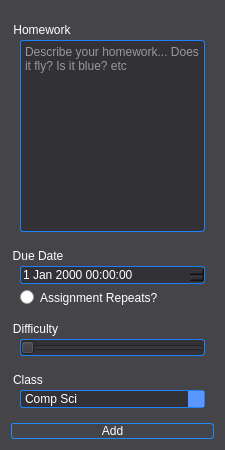
         <widget class="QGroupBox" name="todoDiv">
          <property name="maximumSize">
           <size>
            <width>225</width>
            <height>16777215</height>
           </size>
          </property>
          <property name="styleSheet">
           <string notr="true">QGroupBox{
	border-radius:10px;
	padding-top:10px;
	background:rgb(69, 69, 73);
	color:rgb(255, 255, 255);
}
QTextEdit{
	border-radius: 3px;
	border: 1px solid rgb(27, 129, 255);
	background: rgb(50, 50, 54);
	color: rgb(255, 255, 255);
}
QPushButton{
	color: rgb(255, 255, 255);
	border-radius:3px;
	border: 1px solid rgb(28, 139, 255);
}
QComboBox{
	border-radius: 3px;
	border: 1px solid rgb(27, 129, 255);
	background: rgb(50, 50, 54);
	color: rgb(255, 255, 255);
}
QComboBox:drop-down{
	border: 0px;
	background:rgb(90, 151, 255);
}
QDateTimeEdit{
	border-radius: 3px;
	border: 1px solid rgb(27, 129, 255);
	background: rgb(50, 50, 54);
	color: rgb(255, 255, 255);
}
QDateTimeEdit:drop-down{
	border: 0px;
	background:rgb(90, 151, 255);
}
QSlider{
	border-radius: 3px;
	border: 1px solid rgb(27, 129, 255);
	background: rgb(50, 50, 54);
	color: rgb(255, 255, 255);
}


QPushButton:hover{
	border:1px solid rgb(255, 247, 118);
}
QDateTimeEdit:hover{
	border:1px solid rgb(255, 247, 118);
}
QComboBox:hover{
	border:1px solid rgb(255, 247, 118);
}
QTextEdit:hover{
	border:1px solid rgb(255, 247, 118);
}
QSlider:hover{
	border:1px solid rgb(255, 247, 118);
}
QRadioButton{
	color:rgb(255, 255, 255);
	border-radius:3px;
}
QRadioButton:hover{
	border:1px solid rgb(255, 247, 118);
}</string>
          </property>
          <property name="title">
           <string/>
          </property>
          <layout class="QVBoxLayout" name="verticalLayout_14">
           <item>
            <widget class="QGroupBox" name="newHomeworkGroup">
             <property name="title">
              <string>Homework</string>
             </property>
             <layout class="QVBoxLayout" name="verticalLayout_13">
              <item>
               <widget class="QTextEdit" name="newHWText">
                <property name="cursor" stdset="0">
                 <cursorShape>IBeamCursor</cursorShape>
                </property>
                <property name="styleSheet">
                 <string notr="true"/>
                </property>
                <property name="html">
                 <string>&lt;!DOCTYPE HTML PUBLIC &quot;-//W3C//DTD HTML 4.0//EN&quot; &quot;http://www.w3.org/TR/REC-html40/strict.dtd&quot;&gt;
&lt;html&gt;&lt;head&gt;&lt;meta name=&quot;qrichtext&quot; content=&quot;1&quot; /&gt;&lt;style type=&quot;text/css&quot;&gt;
p, li { white-space: pre-wrap; }
&lt;/style&gt;&lt;/head&gt;&lt;body style=&quot; font-family:'.AppleSystemUIFont'; font-size:13pt; font-weight:400; font-style:normal;&quot;&gt;
&lt;p style=&quot;-qt-paragraph-type:empty; margin-top:0px; margin-bottom:0px; margin-left:0px; margin-right:0px; -qt-block-indent:0; text-indent:0px;&quot;&gt;&lt;br /&gt;&lt;/p&gt;&lt;/body&gt;&lt;/html&gt;</string>
                </property>
                <property name="placeholderText">
                 <string>Describe your homework... Does it fly? Is it blue? etc </string>
                </property>
               </widget>
              </item>
             </layout>
            </widget>
           </item>
           <item>
            <widget class="QGroupBox" name="newDueGroup">
             <property name="title">
              <string>Due Date</string>
             </property>
             <layout class="QVBoxLayout" name="verticalLayout_6">
              <item>
               <widget class="QDateTimeEdit" name="newDueTime">
                <property name="cursor">
                 <cursorShape>OpenHandCursor</cursorShape>
                </property>
               </widget>
              </item>
              <item>
               <widget class="QRadioButton" name="radioButton">
                <property name="styleSheet">
                 <string notr="true"/>
                </property>
                <property name="text">
                 <string>Assignment Repeats?</string>
                </property>
               </widget>
              </item>
             </layout>
            </widget>
           </item>
           <item>
            <widget class="QGroupBox" name="newDifficultyGroup">
             <property name="title">
              <string>Difficulty</string>
             </property>
             <layout class="QVBoxLayout" name="verticalLayout_4">
              <item>
               <widget class="QSlider" name="newDifficultySlider">
                <property name="cursor">
                 <cursorShape>SizeHorCursor</cursorShape>
                </property>
                <property name="styleSheet">
                 <string notr="true"/>
                </property>
                <property name="maximum">
                 <number>10</number>
                </property>
                <property name="orientation">
                 <enum>Qt::Horizontal</enum>
                </property>
               </widget>
              </item>
             </layout>
            </widget>
           </item>
           <item>
            <widget class="QGroupBox" name="newClassGroup">
             <property name="title">
              <string>Class</string>
             </property>
             <layout class="QVBoxLayout" name="verticalLayout_12">
              <item>
               <widget class="QComboBox" name="newClassToHW">
                <property name="cursor">
                 <cursorShape>OpenHandCursor</cursorShape>
                </property>
                <item>
                 <property name="text">
                  <string>Comp Sci </string>
                 </property>
                </item>
               </widget>
              </item>
             </layout>
            </widget>
           </item>
           <item>
            <widget class="QPushButton" name="newAdd">
             <property name="cursor">
              <cursorShape>OpenHandCursor</cursorShape>
             </property>
             <property name="text">
              <string>Add</string>
             </property>
            </widget>
           </item>
          </layout>
         </widget>
